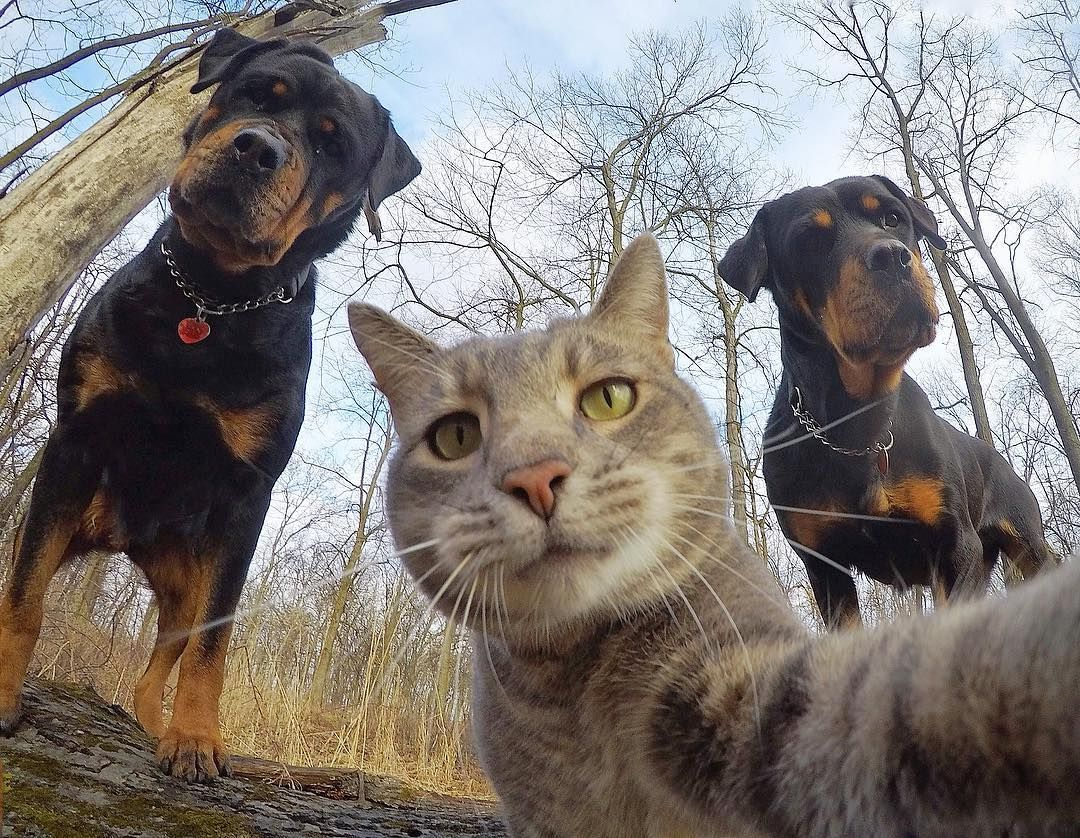
#> input picture Classworks/pics/DogCat.jpg, 1080 x 838 px
$ python classwork3.py   (older library calls are emulated)
#> lines starting #> are read from the running program, lines starting #| are printed output that depends on the picture; long printed decimals are rounded
import cv2
import numpy as np
import random
from skimage.metrics import structural_similarity as compare_ssim

def salt_and_pepper_noise(img, dstSalt, dstPepper):

    density_salt = dstSalt
    density_pepper = dstPepper

    number_of_white_pixel = int(density_salt * (img.shape[0] * img.shape[1]))

    for i in range(number_of_white_pixel):
        y_coord = random.randint(0, img.shape[0]-1)
        x_coord = random.randint(0, img.shape[1]-1)
        img[y_coord][x_coord] = 255


    number_of_black_pixel = int(density_pepper * (img.shape[0] * img.shape[1]))

    for i in range(number_of_black_pixel):
        y_coord = random.randint(0, img.shape[0]-1)
        x_coord = random.randint(0, img.shape[1]-1)
        img[y_coord][x_coord] = 0

    return img

def find_max_ssim(noise_free_image, noisy_image):
    quality_range = []
    ssim_value_og = compare_ssim(noise_free_image, noisy_image)

    for i in range(3, 10, 2):
        denoise = cv2.medianBlur(noisy_image, i)
        ssim_value = compare_ssim(noise_free_image, denoise)
        quality_range.append(ssim_value)

    return max(quality_range), ssim_value_og

def denoiser(noise_free_image, noisy_image):

    filter_size = 1
    max_quality, ssim_value = find_max_ssim(noise_free_image, noisy_image)

    print(f"\nMax quality : {max_quality}")
    print(f"SSIM : {ssim_value}")

    filter_size = 1

    while ssim_value != max_quality:

        denoise = cv2.medianBlur(noisy_image, filter_size)
        ssim_value = compare_ssim(noise_free_image, denoise)

        print(f"SSIM after denoise by {filter_size} : {ssim_value}")

        compare_pics = np.concatenate((noise_free_image, denoise), axis=1)
        cv2.imshow(f'Original and Denoise {filter_size}', compare_pics)
        cv2.waitKey(1250)
        cv2.destroyAllWindows()

        filter_size += 2

    cv2.imwrite('pics/denoise.jpg', denoise)

    return 0


if __name__ == '__main__':

    image = cv2.imread('pics/DogCat.jpg', 0)
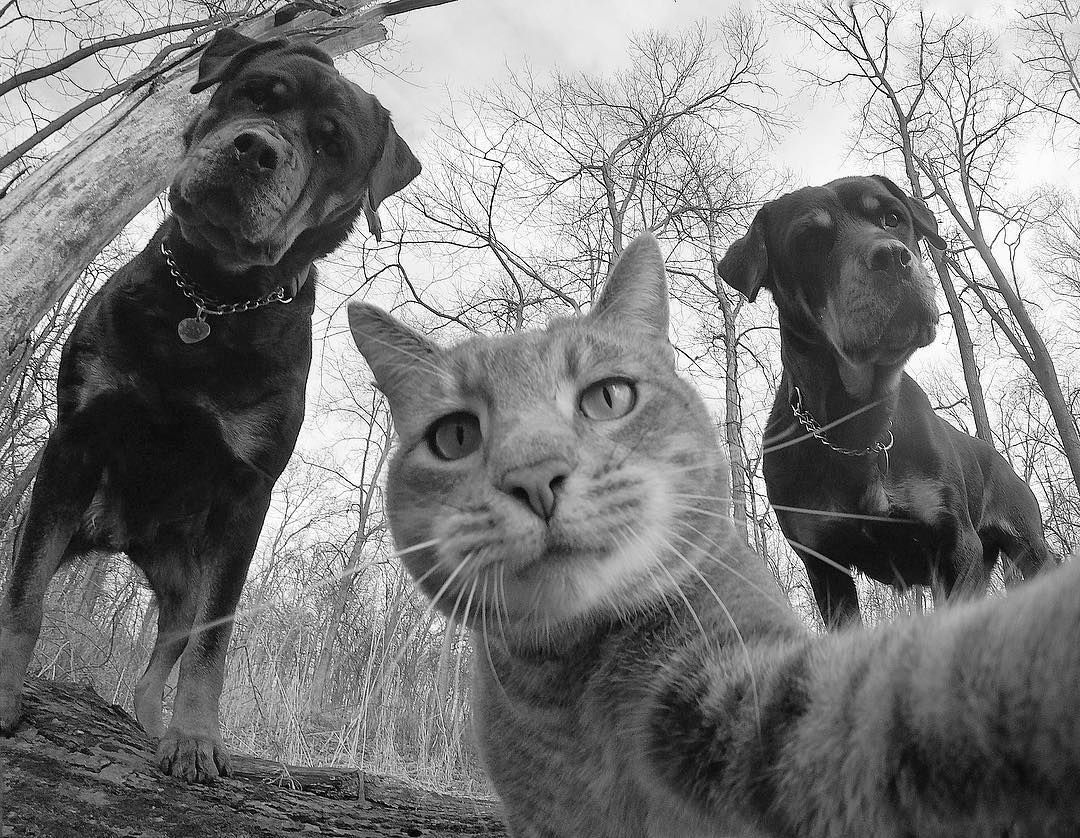
#> image: shape (838, 1080); min 0, max 255, mean 125.5
    density_salt = float(input("Enter salt density: "))
#> the answer given: 3
    density_paper = float(input("Enter paper density: "))
#> the answer given: 3

    noisy = salt_and_pepper_noise(image, density_salt, density_paper)
#> after the loop in salt_and_pepper_noise, `for i in range(number_of_white_pixel):`:
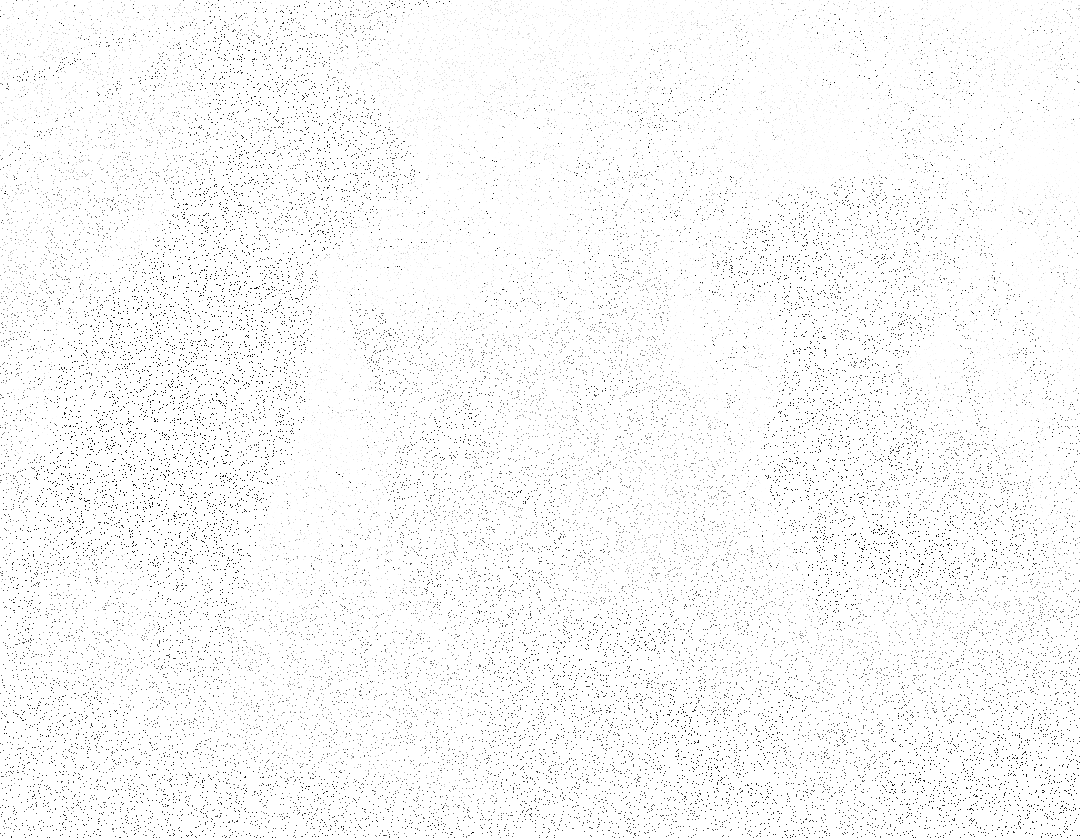
#> img: shape (838, 1080); min 0, max 255, mean 248.5
#> after the loop in salt_and_pepper_noise, `for i in range(number_of_black_pixel):`:
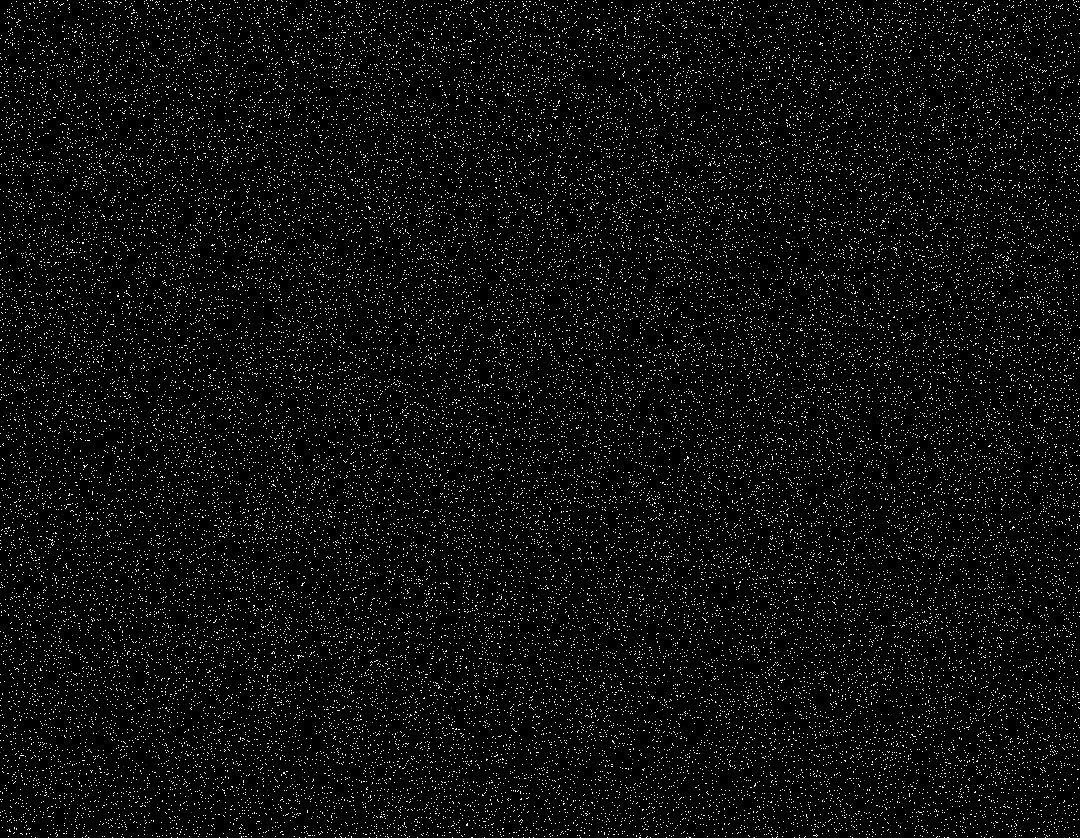
#> img: shape (838, 1080); min 0, max 255, mean 12.3
    cv2.imwrite('pics/noisy.jpg', noisy)

    noise_free_image = cv2.imread('pics/Dogcat.jpg', 0)
    cv2.imwrite('pics/DogCatGrayscale.jpg', noise_free_image)
    noisy_image = cv2.imread('pics/noisy.jpg', 0)
#> noisy_image: shape (838, 1080); min 0, max 255, mean 13

    denoiser(noise_free_image, noisy_image)
#> in find_max_ssim, `ssim_value_og = compare_ssim(noise_free_image, noisy_image)`: ssim_value_og = 0.00549
#> the loop in find_max_ssim, `for i in range(3, 10, 2):` made 4 passes
#> ssim_value on passes 1 to 4: 0.00396, 0.00248, 0.0017, 0.0013
#> pass 3, in find_max_ssim, `denoise = cv2.medianBlur(noisy_image, i)`:
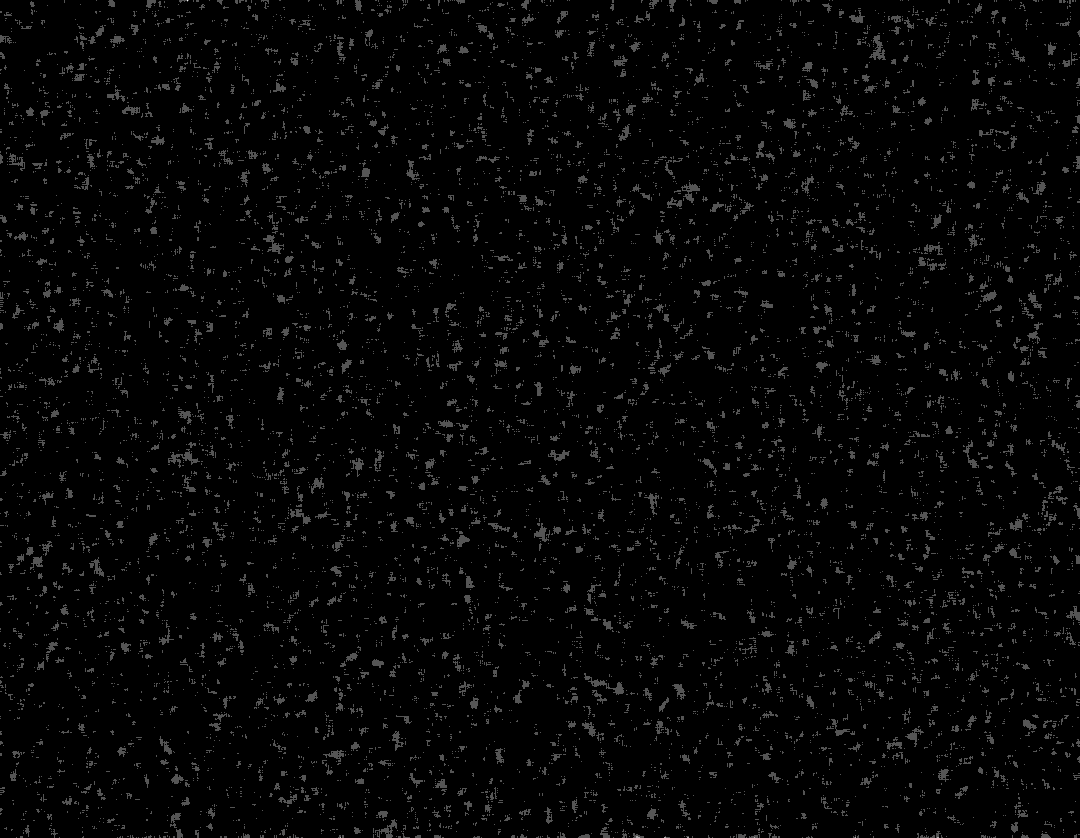
#> denoise: shape (838, 1080); min 0, max 3, mean 0.0672; drawn with min black and max white
#> after the loop in find_max_ssim, `for i in range(3, 10, 2):`: quality_range = [0.00396, 0.00248, 0.0017, 0.0013]
#> in denoiser, `max_quality, ssim_value = find_max_ssim(noise_free_image, noisy_image)`: max_quality = 0.00396; ssim_value = 0.00549
#| Max quality : 0.003957
#| SSIM : 0.005494
#| SSIM after denoise by 1 : 0.005494
#> in denoiser, `compare_pics = np.concatenate((noise_free_image, denoise), axis=1)`:
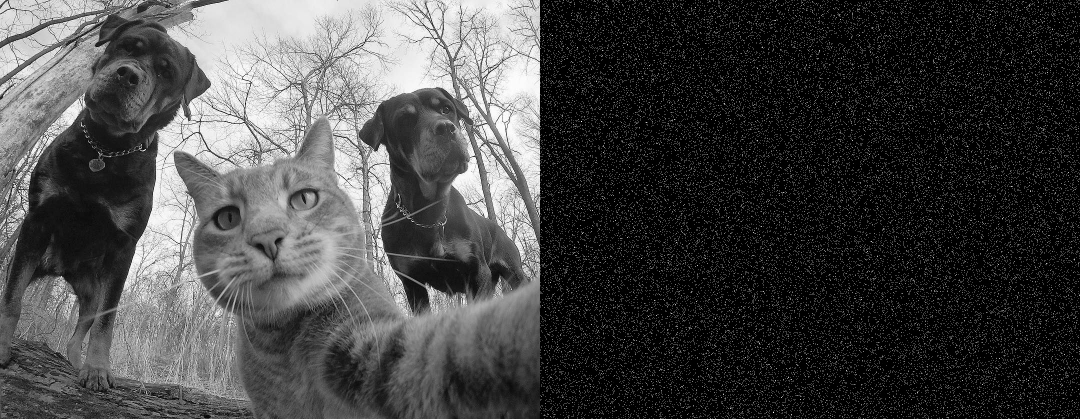
#> compare_pics: shape (838, 2160) (shown at 1/2 size); min 0, max 255, mean 69.2
